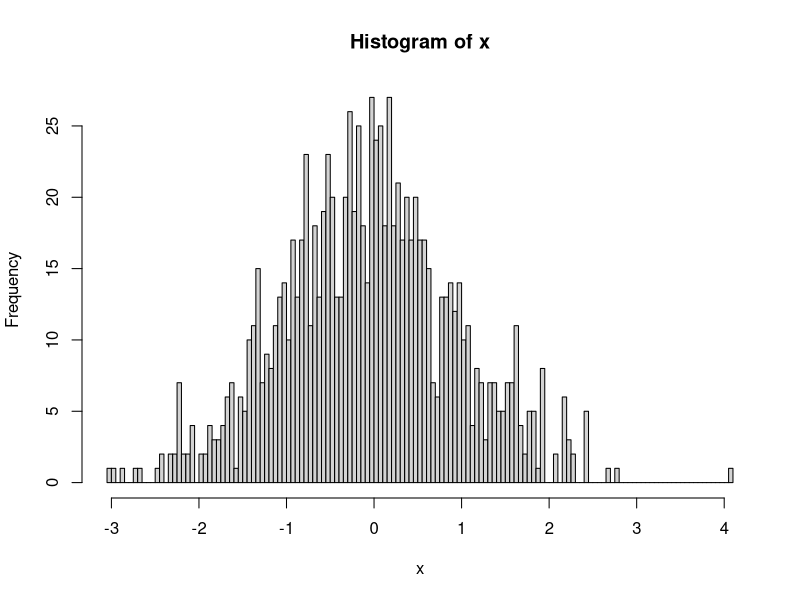

Generate this figure with R:
## ---- chunk 1
knitr::opts_chunk$set(echo = TRUE)
## ---- chunk 2
x <- rnorm(1000)
## ---- chunk 3
hist(x,200)
